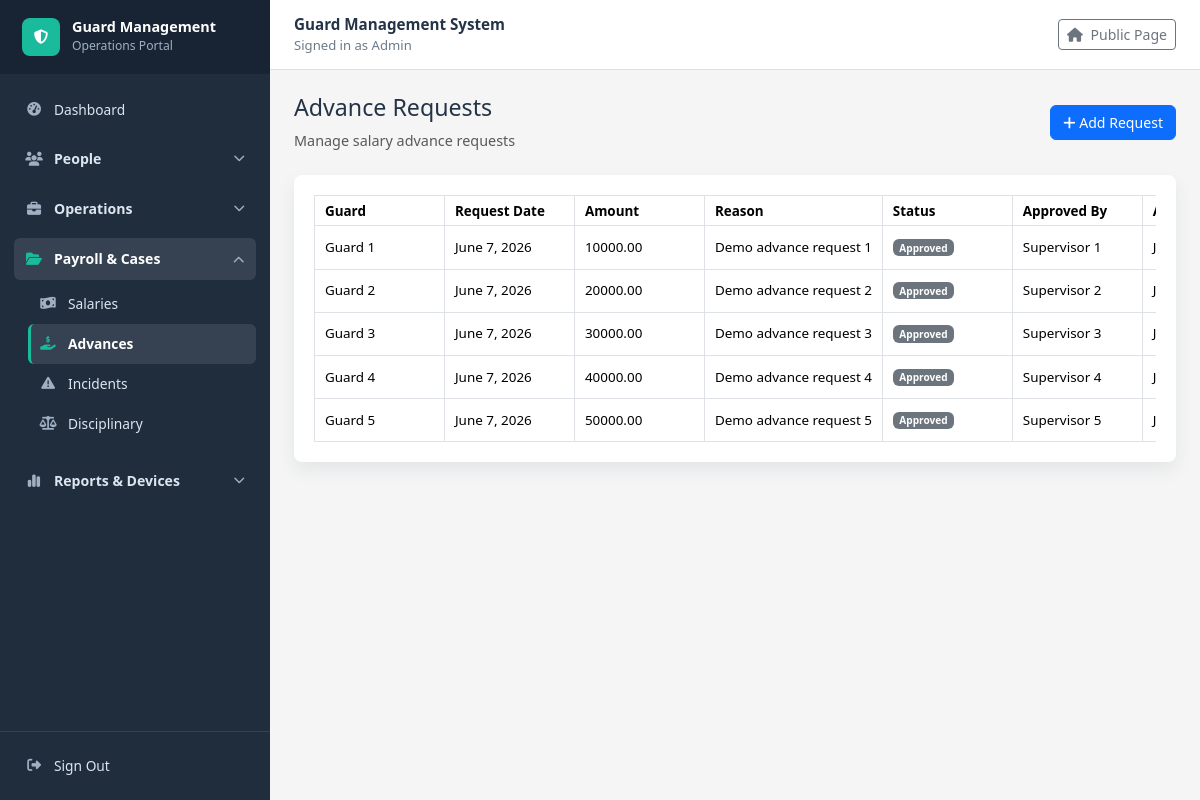
Page /advance-requests/ (signed in) on the committed database.
### guardmanagementsystem/models.py (models this page shows, shortened)
class AdvanceRequest(models.Model):
    STATUS_CHOICES = [
        ('Pending', 'Pending'),
        ('Approved', 'Approved'),
        ('Rejected', 'Rejected'),
        ('Paid', 'Paid'),
    ]
    advance_id = models.AutoField(primary_key=True)
    guard = models.ForeignKey(
        Guard,
        on_delete=models.CASCADE,
        related_name='advance_requests'
    )
    request_date = models.DateField(auto_now=True)
    amount = models.DecimalField(max_digits=12, decimal_places=2)
    reason = models.TextField()
    status = models.CharField(max_length=20, choices=STATUS_CHOICES, default='Pending')
    approved_by = models.ForeignKey(
        Supervisor,
        on_delete=models.SET_NULL,
        null=True,
        blank=True,
        related_name='approved_advance_requests'
    )
    approved_date = models.DateField(null=True, blank=True)

class Guard(models.Model):
    STATUS_CHOICES = [
        ('Active', 'Active'),
        ('Inactive', 'Inactive'),
        ('Suspended', 'Suspended'),
        ('Terminated', 'Terminated'),
    ]
    guard_id = models.AutoField(primary_key=True)
    guard_number = models.CharField(max_length=20, unique=True, null=True, blank=True, editable=False)
    rfid_card_number = models.CharField(max_length=50, unique=True, null=True, blank=True)
    full_name = models.CharField(max_length=100)
    date_of_birth = models.DateField()
    phone = models.CharField(max_length=20)
    email = models.EmailField(unique=True)
    address = models.TextField()
    date_of_joining = models.DateField(auto_now= True)
    status = models.CharField(max_length=20, choices=STATUS_CHOICES, default='Active')
    daily_rate = models.DecimalField(max_digits=12, decimal_places=2, default=7000)
    def __str__(self):
        return self.full_name

class Supervisor(models.Model):
    supervisor_id = models.AutoField(primary_key=True)
    supervisor_number = models.CharField(max_length=20, unique=True, null=True, blank=True, editable=False)
    guard_id = models.ForeignKey(Guard,on_delete=models.CASCADE)
    full_name = models.CharField(max_length=100)
    phone = models.CharField(max_length=20)
    email = models.EmailField(unique=True)
    designation = models.CharField(max_length=100)
    daily_rate = models.DecimalField(max_digits=12, decimal_places=2, default=10500)

### guardmanagementsystem/views.py (the view)
# urls.py: path("advance-requests/", views.advance_request_list, name="advance_request_list"),
@login_required
def advance_request_list(request):
    advance_requests = AdvanceRequest.objects.select_related(
        "guard", "approved_by"
    ).all()
    return show_records(
        request,
        advance_requests,
        "guardmanagementsystem/advance_request_list.html",
        "advance_requests"
    )

### guardmanagementsystem/models.py (called while the page is built)
    def __str__(self):
        return self.full_name

### guardmanagementsystem/views.py (called while the page is built)
def show_records(request, queryset, template_name, context_name):
    return render(request, template_name, {
        context_name: queryset
    })

### guardmanagementsystem/templates/guardmanagementsystem/advance_request_list.html (shortened to what this page needs)
{% extends "guardmanagementsystem/base.html" %}
{% block content %}
<div class="d-flex justify-content-between align-items-center mb-4">
    <div>
        <h2>Advance Requests</h2>
        <p class="text-muted mb-0">Manage salary advance requests</p>
    </div>
    <a href="{% url 'advance_request_add' %}" class="btn btn-primary">
        <i class="fa fa-plus"></i> Add Request
    </a>
</div>
<div class="table-card">
    <div class="table-responsive">
        <table class="table table-hover table-bordered align-middle mb-0 export-table" data-export-title="Advance Requests">
            <thead>
                <tr>
                    <th>Guard</th>
                    <th>Request Date</th>
                    <th>Amount</th>
                    <th>Reason</th>
                    <th>Status</th>
                    <th>Approved By</th>
                    <th>Approved Date</th>
                </tr>
            </thead>
            <tbody>
                {% for advance_request in advance_requests %}
                    <tr>
                        <td>{{ advance_request.guard }}</td>
                        <td>{{ advance_request.request_date }}</td>
                        <td>{{ advance_request.amount }}</td>
                        <td>{{ advance_request.reason|truncatechars:50 }}</td>
                        <td><span class="badge bg-secondary">{{ advance_request.status }}</span></td>
                        <td>{{ advance_request.approved_by|default:"-" }}</td>
                        <td>{{ advance_request.approved_date|default:"-" }}</td>
                    </tr>
                {% empty %}
                    <tr>
                        <td colspan="8" class="text-center text-muted py-4">No advance requests found.</td>
                    </tr>
                {% endfor %}
            </tbody>
        </table>
    </div>
</div>
{% endblock %}

### guardmanagementsystem/templates/guardmanagementsystem/base.html (shortened to what this page needs)
<!doctype html>
<html lang="en">
<head>
    <link href="https://cdn.jsdelivr.net/npm/bootstrap@5.3.3/dist/css/bootstrap.min.css" rel="stylesheet">
    <link href="https://cdnjs.cloudflare.com/ajax/libs/font-awesome/6.5.2/css/all.min.css" rel="stylesheet">
</head>
<body>
    {% with current_url=request.resolver_match.url_name %}
    <div class="app-layout">
        <aside class="sidebar">
            <div class="d-flex align-items-center justify-content-between">
                <a class="sidebar-brand flex-grow-1" href="{% url 'dashboard' %}">
                    <span class="brand-mark"><i class="fa fa-shield-halved"></i></span>
                    <span>
                        <span class="brand-title">Guard Management</span>
                        <span class="brand-subtitle">Operations Portal</span>
                    </span>
                </a>
            </div>
            <nav id="sidebarNav" class="sidebar-nav collapse d-lg-block">
                <a class="sidebar-link {% if current_url == 'dashboard' %}active{% endif %}" href="{% url 'dashboard' %}">
                    <i class="fa fa-gauge-high"></i> Dashboard
                </a>
                <div class="sidebar-module">
                    <button class="module-toggle" type="button" data-bs-toggle="collapse" data-bs-target="#peopleModule" aria-controls="peopleModule" aria-expanded="{% if current_url in 'supervisor_list supervisor_add supervisor_edit supervisor_delete guard_list guard_add guard_edit guard_delete client_list client_add client_edit client_delete' %}true{% else %}false{% endif %}">
                        <span class="module-title"><i class="fa fa-users"></i> People</span>
                        <i class="fa fa-chevron-down module-chevron"></i>
                    </button>
                </div>
                <div class="sidebar-module">
                    <button class="module-toggle" type="button" data-bs-toggle="collapse" data-bs-target="#operationsModule" aria-controls="operationsModule" aria-expanded="{% if current_url in 'deployment_list deployment_add deployment_edit deployment_delete program_guard attendance_list attendance_add attendance_edit attendance_delete shift_list shift_add shift_edit shift_delete shift_import schedule_csv_template asset_list asset_add asset_edit asset_delete' %}true{% else %}false{% endif %}">
                        <span class="module-title"><i class="fa fa-briefcase"></i> Operations</span>
                        <i class="fa fa-chevron-down module-chevron"></i>
                    </button>
                </div>
                <div class="sidebar-module">
                    <button class="module-toggle" type="button" data-bs-toggle="collapse" data-bs-target="#payrollCasesModule" aria-controls="payrollCasesModule" aria-expanded="{% if current_url in 'salary_list salary_add salary_edit salary_delete salary_payslip_general salary_payslip_individual advance_request_list advance_request_add advance_request_edit advance_request_delete incident_list incident_add incident_edit incident_delete incident_pdf_report disciplinary_action_list disciplinary_action_add disciplinary_action_edit disciplinary_action_delete' %}true{% else %}false{% endif %}">
                        <span class="module-title"><i class="fa fa-folder-open"></i> Payroll & Cases</span>
                        <i class="fa fa-chevron-down module-chevron"></i>
                    </button>
                    <div id="payrollCasesModule" class="collapse {% if current_url in 'salary_list salary_add salary_edit salary_delete salary_payslip_general salary_payslip_individual advance_request_list advance_request_add advance_request_edit advance_request_delete incident_list incident_add incident_edit incident_delete incident_pdf_report disciplinary_action_list disciplinary_action_add disciplinary_action_edit disciplinary_action_delete' %}show{% endif %}">
                        <div class="module-menu">
                            <a class="sidebar-link {% if current_url in 'salary_list salary_add salary_edit salary_delete salary_payslip_general salary_payslip_individual' %}active{% endif %}" href="{% url 'salary_list' %}">
                                <i class="fa fa-money-bill-wave"></i> Salaries
                            </a>
                            <a class="sidebar-link {% if current_url in 'advance_request_list advance_request_add advance_request_edit advance_request_delete' %}active{% endif %}" href="{% url 'advance_request_list' %}">
                                <i class="fa fa-hand-holding-dollar"></i> Advances
                            </a>
                            <a class="sidebar-link {% if current_url in 'incident_list incident_add incident_edit incident_delete incident_pdf_report' %}active{% endif %}" href="{% url 'incident_list' %}">
                                <i class="fa fa-triangle-exclamation"></i> Incidents
                            </a>
                            <a class="sidebar-link {% if current_url in 'disciplinary_action_list disciplinary_action_add disciplinary_action_edit disciplinary_action_delete' %}active{% endif %}" href="{% url 'disciplinary_action_list' %}">
                                <i class="fa fa-scale-balanced"></i> Disciplinary
                            </a>
                        </div>
                    </div>
                </div>
                <div class="sidebar-module">
                    <button class="module-toggle" type="button" data-bs-toggle="collapse" data-bs-target="#reportsDevicesModule" aria-controls="reportsDevicesModule" aria-expanded="{% if current_url in 'attendance_query_report schedule_report schedule_report_csv_export iot_device_list iot_device_add iot_device_edit iot_device_delete iot_swipe_attendance audit_log_list' %}true{% else %}false{% endif %}">
                        <span class="module-title"><i class="fa fa-chart-simple"></i> Reports & Devices</span>
                        <i class="fa fa-chevron-down module-chevron"></i>
                    </button>
                </div>
            </nav>
            <div class="sidebar-footer">
                {% if request.user.is_authenticated %}
                    <a class="sidebar-link" href="{% url 'signout' %}">
                        <i class="fa fa-right-from-bracket"></i> Sign Out
                    </a>
                {% else %}
                    <a class="sidebar-link" href="{% url 'signin' %}">
                        <i class="fa fa-right-to-bracket"></i> Sign In
                    </a>
                {% endif %}
            </div>
        </aside>
        <div class="main-panel">
            <header class="topbar">
                <div>
                    <p class="topbar-title">Guard Management System</p>
                    <div class="topbar-user">
                        {% if request.user.is_authenticated %}
                            Signed in as {{ request.user.username }}
                        {% else %}
                            Staff portal
                        {% endif %}
                    </div>
                </div>
                <a class="btn btn-sm btn-outline-secondary" href="{% url 'welcome' %}">
                    <i class="fa fa-house me-1"></i> Public Page
                </a>
            </header>
            <main class="container-fluid page-shell content-area">
                {% block content %}{% endblock %}
            </main>
        </div>
    </div>
    {% endwith %}
</body>
</html>

### guardmanagementsystem/templates/guardmanagementsystem/base.html (style rules this page uses)
:root { --brand: #1abb9c; --brand-dark: #117e69; --line: #d8e0e8; --muted: #6c7a89; --sidebar-bg: #1f2d3d; --sidebar-bg-dark: #182433; --sidebar-active: #1abb9c; }
body { background: whitesmoke; color: #243447; font-size: 0.9rem; min-height: 100vh; }
h2 { font-size: 1.45rem; }
.btn, .form-control, .form-select, .table, .dropdown-menu { font-size: 0.88rem; }
.app-layout { display: flex; min-height: 100vh; }
.sidebar { background: var(--sidebar-bg); color: #dce6ef; display: flex; flex-direction: column; flex: 0 0 270px; min-height: 100vh; position: sticky; top: 0; }
.sidebar-brand { align-items: center; background: var(--sidebar-bg-dark); color: #fff; display: flex; gap: 12px; min-height: 70px; padding: 18px 22px; text-decoration: none; }
.brand-mark { align-items: center; background: var(--sidebar-active); border-radius: 8px; display: inline-flex; height: 38px; justify-content: center; width: 38px; }
.brand-title { display: block; font-size: 0.9rem; font-weight: 800; line-height: 1.15; }
.brand-subtitle { color: #9fb0c2; display: block; font-size: 0.76rem; margin-top: 2px; }
.sidebar-nav { overflow-y: auto; padding: 16px 14px 22px; }
.sidebar-module { margin-top: 8px; }
.module-toggle { align-items: center; background: transparent; border: 0; border-radius: 6px; color: #dce6ef; display: flex; font-weight: 700; gap: 11px; justify-content: space-between; min-height: 42px; padding: 9px 11px; text-align: left; width: 100%; font-size: 0.88rem; }
.module-toggle:hover, .module-toggle[aria-expanded="true"] { background: rgba(255, 255, 255, 0.1); color: #fff; }
.module-title { align-items: center; display: inline-flex; gap: 11px; }
.module-title i { color: #9fb0c2; text-align: center; width: 18px; }
.module-toggle[aria-expanded="true"] .module-title i { color: var(--sidebar-active); }
.module-chevron { color: #9fb0c2; font-size: 0.72rem; transition: transform 0.15s ease; }
.module-toggle[aria-expanded="true"] .module-chevron { transform: rotate(180deg); }
.module-menu { padding: 4px 0 8px 14px; }
.sidebar-link { align-items: center; border-radius: 6px; color: #dce6ef; display: flex; gap: 11px; min-height: 40px; padding: 9px 11px; text-decoration: none; font-size: 0.86rem; }
.sidebar-link i { color: #9fb0c2; text-align: center; width: 18px; }
.sidebar-link:hover, .sidebar-link.active { background: rgba(255, 255, 255, 0.1); color: #fff; }
.sidebar-link.active { border-left: 3px solid var(--sidebar-active); font-weight: 700; padding-left: 8px; }
.sidebar-link.active i { color: var(--sidebar-active); }
.sidebar-footer { border-top: 1px solid rgba(255, 255, 255, 0.1); margin-top: auto; padding: 14px; }
.main-panel { display: flex; flex: 1 1 auto; flex-direction: column; min-width: 0; }
.topbar { align-items: center; background: #fff; border-bottom: 1px solid var(--line); display: flex; justify-content: space-between; min-height: 70px; padding: 0 24px; }
.topbar-title { font-size: 0.95rem; font-weight: 800; margin: 0; }
.topbar-user { color: var(--muted); font-size: 0.82rem; }
.page-shell { padding: 24px 24px 40px; }
.content-area { flex: 1 1 auto; }
.table-card { background: #fff; border-radius: 8px; padding: 20px; box-shadow: 0 8px 18px rgba(31, 45, 61, 0.08); }
.table { font-size: 0.84rem; line-height: 1.25; margin-bottom: 0; table-layout: auto; width: 100%; }
.table-responsive { overflow-x: auto; }
.table-responsive > .table, .dataTable { min-width: max-content; }
.table th, .table td { padding: 0.38rem 0.62rem; vertical-align: middle; }
.table th { min-width: 130px; white-space: nowrap; }
.table td { min-width: 110px; overflow-wrap: anywhere; }

### rows in the picture
AdvanceRequest: guard "Guard 1", request_date "June 7, 2026", amount "10000.00", reason "Demo advance request 1", status "Approved", approved_by "Supervisor 1"
AdvanceRequest: guard "Guard 2", request_date "June 7, 2026", amount "20000.00", reason "Demo advance request 2", status "Approved", approved_by "Supervisor 2"
AdvanceRequest: guard "Guard 3", request_date "June 7, 2026", amount "30000.00", reason "Demo advance request 3", status "Approved", approved_by "Supervisor 3"
AdvanceRequest: guard "Guard 4", request_date "June 7, 2026", amount "40000.00", reason "Demo advance request 4", status "Approved", approved_by "Supervisor 4"
AdvanceRequest: guard "Guard 5", request_date "June 7, 2026", amount "50000.00", reason "Demo advance request 5", status "Approved", approved_by "Supervisor 5"

### other values in the picture
{{ request.user.username }} "Admin"
